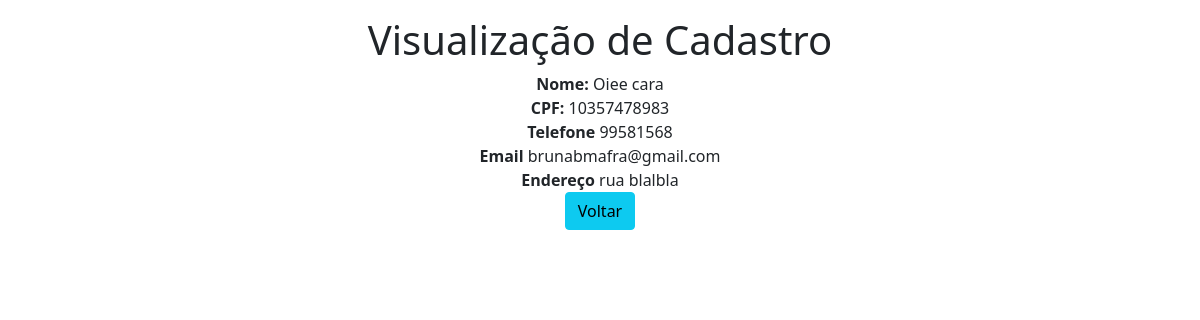
Screenshot of /view/1/ with the database file from the repository.
### blog/models.py (models this page shows)
class Assist(models.Model):
    nome = models.CharField(max_length=30)
    cpf = models.CharField(max_length=11)
    telefone = models.CharField(max_length=30)
    email = models.CharField(max_length=30)
    endereco = models.CharField(max_length=50)

### blog/views.py (the view)
def view(request,pk):
        data = {}
        data['db'] = Assist.objects.get(pk=pk)
        return render(request, 'view.html', data)

### blog/Templates/view.html (shortened to what this page needs)
<!DOCTYPE html>
<html lang="en">
<head>
    <link href="https://cdn.jsdelivr.net/npm/bootstrap@5.1.3/dist/css/bootstrap.min.css" rel="stylesheet"
>
</head>
<body>
<div class="col-8 m-auto pt-3 pb-2 text-center">
    <h1> Visualização de Cadastro</h1>
    <strong> Nome: </strong> {{db.nome}}</br>
    <strong> CPF: </strong> {{db.cpf}}</br>
    <strong> Telefone </strong> {{db.telefone}}</br>
    <strong> Email </strong> {{db.email}}</br>
    <strong> Endereço </strong> {{db.endereco}}</br>
    <a href="/" class="btn btn-info"> Voltar </a>
</div>
</body>
</html>

### rows the page displays
Assist: nome "Oiee cara", cpf "10357478983", telefone "99581568", email "brunabmafra@gmail.com", endereco "rua blalbla"
